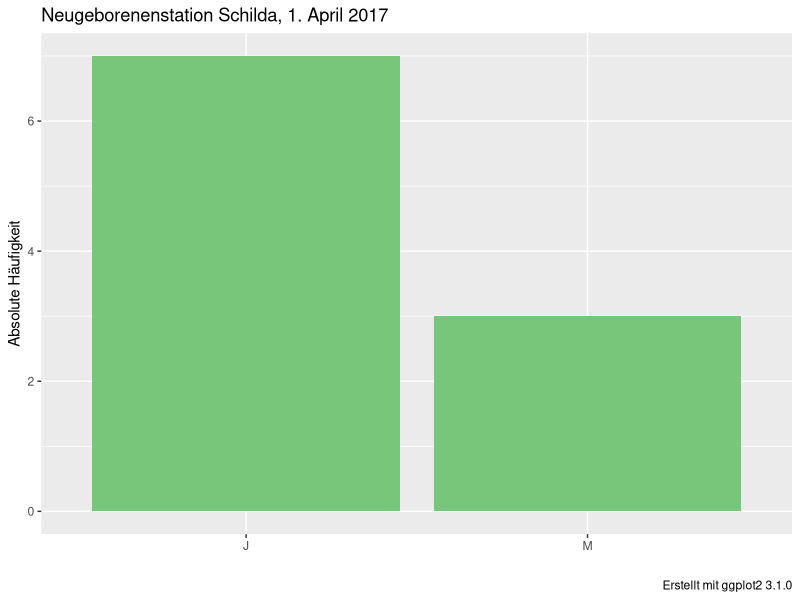
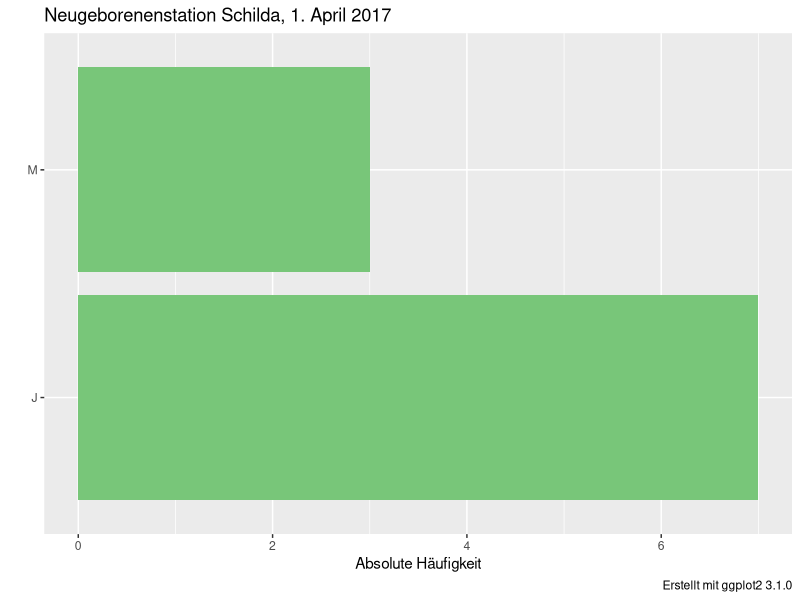
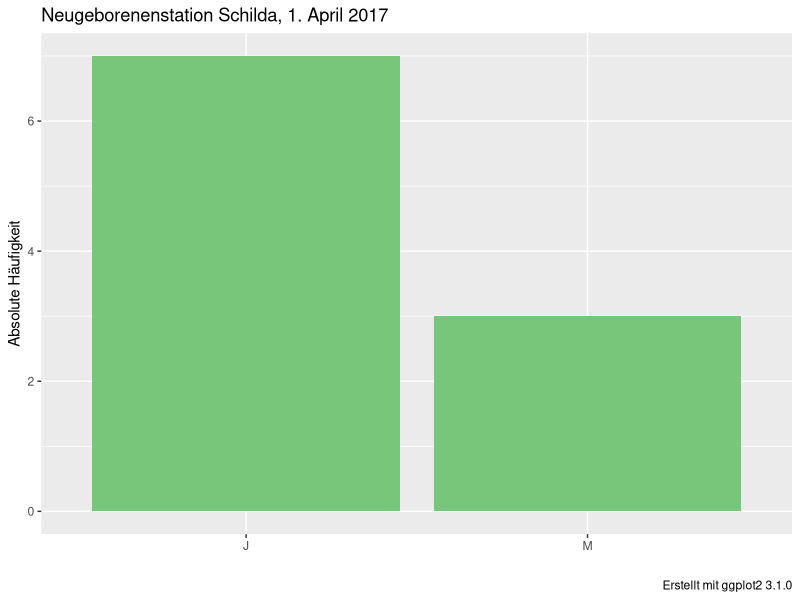
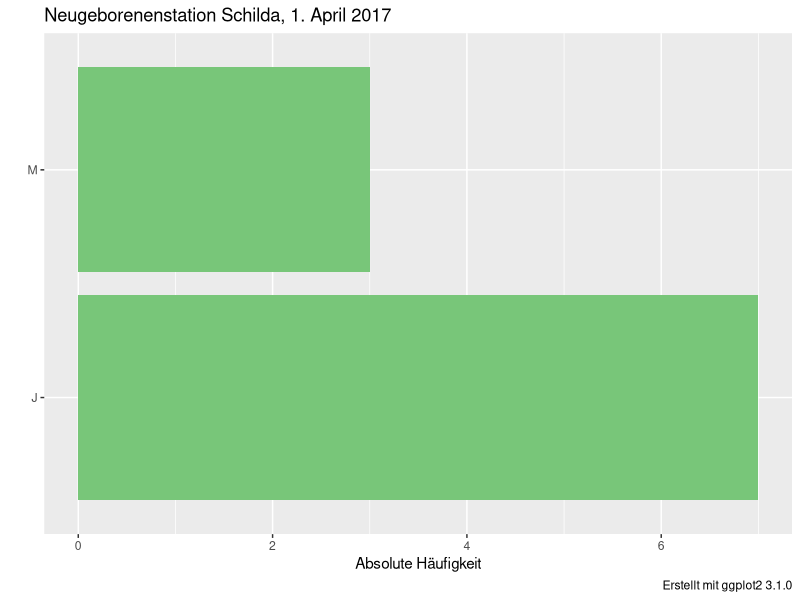

Here is the R script that generated these plots, in order:
## ---- chunk 1
knitr::opts_chunk$set(echo = TRUE)
library(knitr)
library(kableExtra)
library(tidyverse)
library(RColorBrewer)
myPalette <- brewer.pal(5, "YlGn")
# Ausgabe von double-Werte mit  zwei Stellen hinter dem Komma
options(digits=3)
## ---- chunk 2
daten <- as.data.frame(c("M", "M", "M", "J", "J", "J", "J", "J", "J", "J"))
colnames(daten) <- c("Geschlecht")

# Häufigkeiten
n <- nrow(daten)
absFr <- table(daten$Geschlecht)
## ---- chunk 3
kable(absFr,
        align="l",
        caption="Tabelle 1: Absolute Häufigkeiten im Datensatz Neugeborene",
        col.names=c("Ausprägungen", "Häufigkeiten")) %>%
      kable_styling(bootstrap_options = c("striped", "condensed"), 
                full_width = T, 
                position = "center")
## ---- chunk 4
# Plot absolute Häufigkeiten
plotAbs <- ggplot(daten) + 
  geom_bar(mapping=aes(x=Geschlecht),fill=myPalette[3]) +
  #scale_x_discrete(limits=c("Junge", "Mädchen")) +  
  labs(
    title="Neugeborenenstation Schilda, 1. April 2017", 
        caption="Erstellt mit ggplot2 3.1.0",
    x="", 
    y="Absolute Häufigkeit"
  ) 

plotAbs

ggsave(filename="neugeboreneAbsolut.png", plot=last_plot(), device="png",
       path="images/", width=16, height=9, units="cm")
## ---- chunk 5
plotAbs + 
  coord_flip()

ggsave(filename="lieferzeitenAbsolutHori.png", plot=last_plot(), device="png",
       path="images/", width=16, height=9, units="cm")
